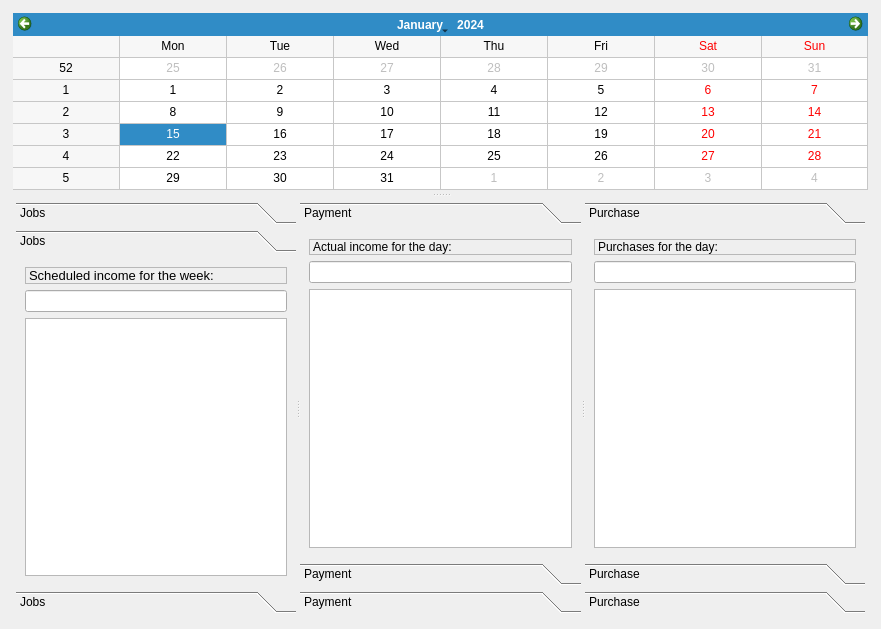
<?xml version="1.0" encoding="UTF-8"?>
<ui version="4.0">
 <class>calendarViewUI</class>
 <widget class="QWidget" name="calendarViewUI">
  <property name="geometry">
   <rect>
    <x>0</x>
    <y>0</y>
    <width>881</width>
    <height>629</height>
   </rect>
  </property>
  <property name="windowTitle">
   <string>Form</string>
  </property>
  <layout class="QVBoxLayout" name="verticalLayout">
   <item>
    <widget class="QSplitter" name="splitterCalendarTab">
     <property name="sizePolicy">
      <sizepolicy hsizetype="Expanding" vsizetype="Expanding">
       <horstretch>0</horstretch>
       <verstretch>0</verstretch>
      </sizepolicy>
     </property>
     <property name="minimumSize">
      <size>
       <width>200</width>
       <height>0</height>
      </size>
     </property>
     <property name="maximumSize">
      <size>
       <width>16777215</width>
       <height>16777215</height>
      </size>
     </property>
     <property name="frameShape">
      <enum>QFrame::NoFrame</enum>
     </property>
     <property name="frameShadow">
      <enum>QFrame::Plain</enum>
     </property>
     <property name="lineWidth">
      <number>5</number>
     </property>
     <property name="orientation">
      <enum>Qt::Vertical</enum>
     </property>
     <property name="handleWidth">
      <number>5</number>
     </property>
     <property name="childrenCollapsible">
      <bool>false</bool>
     </property>
     <widget class="QFrame" name="frmCalJobs">
      <property name="frameShape">
       <enum>QFrame::NoFrame</enum>
      </property>
      <property name="frameShadow">
       <enum>QFrame::Plain</enum>
      </property>
      <property name="lineWidth">
       <number>3</number>
      </property>
      <layout class="QHBoxLayout" name="horizontalLayout_4" stretch="0">
       <property name="spacing">
        <number>5</number>
       </property>
       <property name="leftMargin">
        <number>2</number>
       </property>
       <property name="topMargin">
        <number>2</number>
       </property>
       <property name="rightMargin">
        <number>2</number>
       </property>
       <property name="bottomMargin">
        <number>2</number>
       </property>
       <item>
        <widget class="QCalendarWidget" name="calMain">
         <property name="accessibleName">
          <string>calMain</string>
         </property>
         <property name="gridVisible">
          <bool>true</bool>
         </property>
        </widget>
       </item>
      </layout>
     </widget>
     <widget class="QFrame" name="frame">
      <property name="minimumSize">
       <size>
        <width>0</width>
        <height>300</height>
       </size>
      </property>
      <property name="frameShape">
       <enum>QFrame::NoFrame</enum>
      </property>
      <property name="frameShadow">
       <enum>QFrame::Plain</enum>
      </property>
      <layout class="QHBoxLayout" name="horizontalLayout_3" stretch="0">
       <property name="spacing">
        <number>5</number>
       </property>
       <property name="leftMargin">
        <number>5</number>
       </property>
       <property name="topMargin">
        <number>5</number>
       </property>
       <property name="rightMargin">
        <number>5</number>
       </property>
       <property name="bottomMargin">
        <number>5</number>
       </property>
       <item>
        <widget class="QSplitter" name="splitterCalLists">
         <property name="sizePolicy">
          <sizepolicy hsizetype="Expanding" vsizetype="Expanding">
           <horstretch>0</horstretch>
           <verstretch>0</verstretch>
          </sizepolicy>
         </property>
         <property name="minimumSize">
          <size>
           <width>500</width>
           <height>0</height>
          </size>
         </property>
         <property name="maximumSize">
          <size>
           <width>16777215</width>
           <height>16777215</height>
          </size>
         </property>
         <property name="frameShape">
          <enum>QFrame::NoFrame</enum>
         </property>
         <property name="frameShadow">
          <enum>QFrame::Plain</enum>
         </property>
         <property name="lineWidth">
          <number>5</number>
         </property>
         <property name="orientation">
          <enum>Qt::Horizontal</enum>
         </property>
         <property name="childrenCollapsible">
          <bool>false</bool>
         </property>
         <widget class="QFrame" name="frmBuyJobList_2">
          <property name="minimumSize">
           <size>
            <width>100</width>
            <height>100</height>
           </size>
          </property>
          <property name="frameShape">
           <enum>QFrame::NoFrame</enum>
          </property>
          <property name="frameShadow">
           <enum>QFrame::Plain</enum>
          </property>
          <layout class="QVBoxLayout" name="verticalLayout_15">
           <property name="spacing">
            <number>2</number>
           </property>
           <property name="leftMargin">
            <number>0</number>
           </property>
           <property name="topMargin">
            <number>0</number>
           </property>
           <property name="rightMargin">
            <number>0</number>
           </property>
           <property name="bottomMargin">
            <number>0</number>
           </property>
           <item>
            <widget class="QToolBox" name="tboxCalJobs">
             <property name="minimumSize">
              <size>
               <width>200</width>
               <height>0</height>
              </size>
             </property>
             <property name="frameShape">
              <enum>QFrame::NoFrame</enum>
             </property>
             <property name="frameShadow">
              <enum>QFrame::Plain</enum>
             </property>
             <property name="currentIndex">
              <number>1</number>
             </property>
             <widget class="QWidget" name="tboxPageJobDay">
              <property name="geometry">
               <rect>
                <x>0</x>
                <y>0</y>
                <width>282</width>
                <height>287</height>
               </rect>
              </property>
              <attribute name="label">
               <string>Jobs</string>
              </attribute>
              <layout class="QVBoxLayout" name="verticalLayout_6">
               <item>
                <widget class="QLabel" name="lblCalPriceJobDay">
                 <property name="font">
                  <font>
                   <pointsize>10</pointsize>
                  </font>
                 </property>
                 <property name="frameShape">
                  <enum>QFrame::StyledPanel</enum>
                 </property>
                 <property name="frameShadow">
                  <enum>QFrame::Raised</enum>
                 </property>
                 <property name="text">
                  <string>Scheduled income for the day:</string>
                 </property>
                </widget>
               </item>
               <item>
                <widget class="vmLineEdit" name="txtCalPriceJobDay">
                 <property name="font">
                  <font>
                   <weight>75</weight>
                   <bold>true</bold>
                  </font>
                 </property>
                </widget>
               </item>
               <item>
                <widget class="vmListWidget" name="lstCalJobsDay"/>
               </item>
              </layout>
             </widget>
             <widget class="QWidget" name="tboxPageJobWeek">
              <property name="geometry">
               <rect>
                <x>0</x>
                <y>0</y>
                <width>282</width>
                <height>287</height>
               </rect>
              </property>
              <attribute name="label">
               <string>Jobs</string>
              </attribute>
              <layout class="QVBoxLayout" name="verticalLayout_21">
               <item>
                <widget class="QLabel" name="lblCalPriceJobWeek">
                 <property name="font">
                  <font>
                   <pointsize>10</pointsize>
                  </font>
                 </property>
                 <property name="frameShape">
                  <enum>QFrame::StyledPanel</enum>
                 </property>
                 <property name="frameShadow">
                  <enum>QFrame::Raised</enum>
                 </property>
                 <property name="text">
                  <string>Scheduled income for the week:</string>
                 </property>
                 <property name="scaledContents">
                  <bool>true</bool>
                 </property>
                </widget>
               </item>
               <item>
                <widget class="vmLineEdit" name="txtCalPriceJobWeek">
                 <property name="font">
                  <font>
                   <weight>75</weight>
                   <bold>true</bold>
                  </font>
                 </property>
                </widget>
               </item>
               <item>
                <widget class="vmListWidget" name="lstCalJobsWeek"/>
               </item>
              </layout>
             </widget>
             <widget class="QWidget" name="tboxPageJobMonth">
              <property name="geometry">
               <rect>
                <x>0</x>
                <y>0</y>
                <width>282</width>
                <height>287</height>
               </rect>
              </property>
              <attribute name="label">
               <string>Jobs</string>
              </attribute>
              <layout class="QVBoxLayout" name="verticalLayout_22">
               <item>
                <widget class="QLabel" name="lblCalPriceJobMonth">
                 <property name="font">
                  <font>
                   <pointsize>10</pointsize>
                  </font>
                 </property>
                 <property name="frameShape">
                  <enum>QFrame::StyledPanel</enum>
                 </property>
                 <property name="frameShadow">
                  <enum>QFrame::Raised</enum>
                 </property>
                 <property name="text">
                  <string>Scheduled income for the month:</string>
                 </property>
                </widget>
               </item>
               <item>
                <widget class="vmLineEdit" name="txtCalPriceJobMonth">
                 <property name="font">
                  <font>
                   <weight>75</weight>
                   <bold>true</bold>
                  </font>
                 </property>
                </widget>
               </item>
               <item>
                <widget class="vmListWidget" name="lstCalJobsMonth"/>
               </item>
              </layout>
             </widget>
            </widget>
           </item>
          </layout>
         </widget>
         <widget class="QToolBox" name="tboxCalPays">
          <property name="minimumSize">
           <size>
            <width>200</width>
            <height>0</height>
           </size>
          </property>
          <property name="frameShape">
           <enum>QFrame::NoFrame</enum>
          </property>
          <property name="frameShadow">
           <enum>QFrame::Plain</enum>
          </property>
          <widget class="QWidget" name="tboxPagePayDay">
           <property name="geometry">
            <rect>
             <x>0</x>
             <y>0</y>
             <width>281</width>
             <height>287</height>
            </rect>
           </property>
           <attribute name="label">
            <string>Payment</string>
           </attribute>
           <layout class="QVBoxLayout" name="verticalLayout_5">
            <item>
             <widget class="QLabel" name="lblCalPricePayDay">
              <property name="frameShape">
               <enum>QFrame::StyledPanel</enum>
              </property>
              <property name="frameShadow">
               <enum>QFrame::Raised</enum>
              </property>
              <property name="text">
               <string>Actual income for the day:</string>
              </property>
             </widget>
            </item>
            <item>
             <widget class="vmLineEdit" name="txtCalPricePayDay">
              <property name="font">
               <font>
                <weight>75</weight>
                <bold>true</bold>
               </font>
              </property>
             </widget>
            </item>
            <item>
             <widget class="vmListWidget" name="lstCalPaysDay"/>
            </item>
           </layout>
          </widget>
          <widget class="QWidget" name="tboxPagePayWeek">
           <property name="geometry">
            <rect>
             <x>0</x>
             <y>0</y>
             <width>281</width>
             <height>287</height>
            </rect>
           </property>
           <attribute name="label">
            <string>Payment</string>
           </attribute>
           <layout class="QVBoxLayout" name="verticalLayout_17">
            <item>
             <widget class="QLabel" name="lblCalPricePayWeek">
              <property name="frameShape">
               <enum>QFrame::StyledPanel</enum>
              </property>
              <property name="frameShadow">
               <enum>QFrame::Raised</enum>
              </property>
              <property name="text">
               <string>Actual income for the week:</string>
              </property>
             </widget>
            </item>
            <item>
             <widget class="vmLineEdit" name="txtCalPricePayWeek">
              <property name="font">
               <font>
                <weight>75</weight>
                <bold>true</bold>
               </font>
              </property>
             </widget>
            </item>
            <item>
             <widget class="vmListWidget" name="lstCalPaysWeek"/>
            </item>
           </layout>
          </widget>
          <widget class="QWidget" name="tboxPagePayMonth">
           <property name="geometry">
            <rect>
             <x>0</x>
             <y>0</y>
             <width>281</width>
             <height>287</height>
            </rect>
           </property>
           <attribute name="label">
            <string>Payment</string>
           </attribute>
           <layout class="QVBoxLayout" name="verticalLayout_18">
            <item>
             <widget class="QLabel" name="lblCalPricePayMonth">
              <property name="frameShape">
               <enum>QFrame::StyledPanel</enum>
              </property>
              <property name="frameShadow">
               <enum>QFrame::Raised</enum>
              </property>
              <property name="text">
               <string>Actual income for the month:</string>
              </property>
             </widget>
            </item>
            <item>
             <widget class="vmLineEdit" name="txtCalPricePayMonth">
              <property name="font">
               <font>
                <weight>75</weight>
                <bold>true</bold>
               </font>
              </property>
             </widget>
            </item>
            <item>
             <widget class="vmListWidget" name="lstCalPaysMonth"/>
            </item>
           </layout>
          </widget>
         </widget>
         <widget class="QToolBox" name="tboxCalBuys">
          <property name="minimumSize">
           <size>
            <width>200</width>
            <height>0</height>
           </size>
          </property>
          <property name="frameShape">
           <enum>QFrame::NoFrame</enum>
          </property>
          <property name="frameShadow">
           <enum>QFrame::Plain</enum>
          </property>
          <widget class="QWidget" name="tboxPageBuyDay">
           <property name="geometry">
            <rect>
             <x>0</x>
             <y>0</y>
             <width>282</width>
             <height>287</height>
            </rect>
           </property>
           <attribute name="label">
            <string>Purchase</string>
           </attribute>
           <layout class="QVBoxLayout" name="verticalLayout_8">
            <item>
             <widget class="QLabel" name="lblCalPriceBuyDay">
              <property name="frameShape">
               <enum>QFrame::StyledPanel</enum>
              </property>
              <property name="frameShadow">
               <enum>QFrame::Raised</enum>
              </property>
              <property name="text">
               <string>Purchases for the day:</string>
              </property>
             </widget>
            </item>
            <item>
             <widget class="vmLineEdit" name="txtCalPriceBuyDay">
              <property name="font">
               <font>
                <weight>75</weight>
                <bold>true</bold>
               </font>
              </property>
             </widget>
            </item>
            <item>
             <widget class="vmListWidget" name="lstCalBuysDay"/>
            </item>
           </layout>
          </widget>
          <widget class="QWidget" name="tboxPageBuyWeek">
           <property name="geometry">
            <rect>
             <x>0</x>
             <y>0</y>
             <width>282</width>
             <height>287</height>
            </rect>
           </property>
           <attribute name="label">
            <string>Purchase</string>
           </attribute>
           <layout class="QVBoxLayout" name="verticalLayout_23">
            <item>
             <widget class="QLabel" name="lblCalPriceBuyWeek">
              <property name="frameShape">
               <enum>QFrame::StyledPanel</enum>
              </property>
              <property name="frameShadow">
               <enum>QFrame::Raised</enum>
              </property>
              <property name="text">
               <string>Purchases for the week:</string>
              </property>
             </widget>
            </item>
            <item>
             <widget class="vmLineEdit" name="txtCalPriceBuyWeek">
              <property name="font">
               <font>
                <weight>75</weight>
                <bold>true</bold>
               </font>
              </property>
             </widget>
            </item>
            <item>
             <widget class="vmListWidget" name="lstCalBuysWeek"/>
            </item>
           </layout>
          </widget>
          <widget class="QWidget" name="tboxPageBuyMonth">
           <property name="geometry">
            <rect>
             <x>0</x>
             <y>0</y>
             <width>282</width>
             <height>287</height>
            </rect>
           </property>
           <attribute name="label">
            <string>Purchase</string>
           </attribute>
           <layout class="QVBoxLayout" name="verticalLayout_24">
            <item>
             <widget class="QLabel" name="lblCalPriceBuyMonth">
              <property name="frameShape">
               <enum>QFrame::StyledPanel</enum>
              </property>
              <property name="frameShadow">
               <enum>QFrame::Raised</enum>
              </property>
              <property name="text">
               <string>Purchases for the month:</string>
              </property>
             </widget>
            </item>
            <item>
             <widget class="vmLineEdit" name="txtCalPriceBuyMonth">
              <property name="font">
               <font>
                <weight>75</weight>
                <bold>true</bold>
               </font>
              </property>
             </widget>
            </item>
            <item>
             <widget class="vmListWidget" name="lstCalBuysMonth"/>
            </item>
           </layout>
          </widget>
         </widget>
        </widget>
       </item>
      </layout>
     </widget>
    </widget>
   </item>
  </layout>
 </widget>
 <customwidgets>
  <customwidget>
   <class>vmLineEdit</class>
   <extends>QLineEdit</extends>
   <header location="global">vmWidgets/vmwidgets.h</header>
  </customwidget>
  <customwidget>
   <class>vmListWidget</class>
   <extends>QListWidget</extends>
   <header location="global">vmWidgets/vmlistwidget.h</header>
  </customwidget>
 </customwidgets>
 <resources/>
 <connections/>
</ui>
